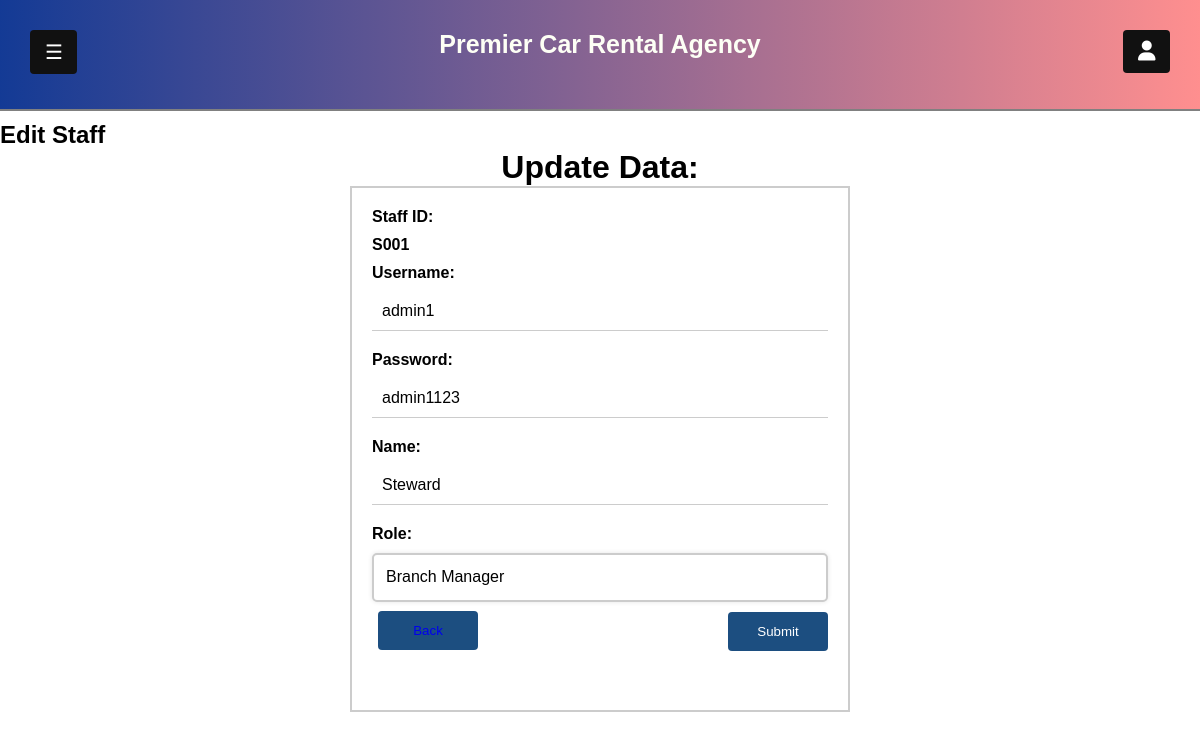
The page /edit_staff.php?s_id=S001 on the database its author committed.
### tables this page shows
CREATE TABLE `staff_details` (
  `staff_id` varchar(255) NOT NULL,
  `username` varchar(255) NOT NULL,
  `password` varchar(255) NOT NULL,
  `name` varchar(255) NOT NULL,
  `role` varchar(255) NOT NULL
);

### edit_staff.php (the view, shortened to what this page needs)
<!DOCTYPE html>
<html>
    <link rel="stylesheet" href="mainpage.css">
    <link rel="stylesheet" href="form.css">
    <link rel="stylesheet" href="https://cdnjs.cloudflare.com/ajax/libs/font-awesome/6.3.0/css/all.min.css">
</head>
<body>
  <div class="container">
    <div class="main_content" id="main_content">
      <div class="header" id="header">
        <button class="openbtn" id="openbtn" onclick="openNav()">☰ </button>
        Premier Car Rental Agency
        <div class="dropdown" style="float:right;">
          <button class="dropbtn"><i class="fa-solid fa-user"></i></button>
        </div>
      </div>
      <div id="table-container">
        <div class="title">
          <h2>Edit Staff</h2>
        </div>
<?php $id = $_GET["s_id"];
    $conn = new mysqli("localhost","root","","staff_database");
    $value = $conn->query("SELECT username,password,name,role FROM staff_details WHERE staff_Id = '$id'");
    $values = $value->fetch_assoc();
    $user = $values["username"];
    $pass = $values["password"];
    $name = $values["name"];
    $role = $values["role"];
?>
<h1>Update Data:</h1>
<form method="post" enctype="multipart/form-data">
    <label for="staff_Id">Staff ID:</label>
    <label><?php echo"$id"?></label>
    <label for="username">Username:</label>
    <input type="text" id="username" name="username" value =<?php echo"$user"?> required>
    <label for="password">Password:</label>
    <input type="text" id="password" name="password" value =<?php echo"$pass"?> required>
    <label for="name">Name:</label>
    <input type="text" id="name" name="name" value =<?php echo"$name"?> required>
    <label for="role">Role:</label>
    <select type="int" id="role" name="role" value =<?php echo"$role"?> required>
    <option>Branch Manager</option>
    </select>
    <button type="submit" id="change" name="change">Submit</button>
    <button style="position: relative; bottom: 40px;right:350px;"><a href="staff_dashboard.php">Back</a></button>
</form>
</html>

### mainpage.css (style rules this page uses)
* { margin: 0; padding: 0; box-sizing: border-box; list-style: none; text-decoration: none; font-family: sans-serif; }
body { background-color: #FFFFFF; }
.container { display: flex; flex-direction: row; }
i { padding-right: 10px; }
.main_content { width: 100%; max-width: 100%; margin-left: 0px; position: center; transition: margin-left .5s; flex-grow: 1; }
.main_content .header { padding: 30px; background: linear-gradient(90deg, hsla(222, 77%, 33%, 1) 0%, hsla(0, 100%, 78%, 1) 100%); color: #fdfff5 ; border-bottom: 2px solid #808080; text-align: center; font-size: 25px; font-weight: bold; margin-bottom: 10px; width: 100%; max-width: 100%; padding-bottom: 50px; }
.openbtn { font-size: 20px; cursor: pointer; background-color: #111; color: white; padding: 10px 15px; margin-bottom: 10px; border: none; float: left; width: 47px; }
.dropbtn { font-size: 20px; cursor: pointer; background-color: #111; color: white; padding: 10px 15px; border: none; float: left; width: 47px; }
.dropdown { position: relative; display: inline-block; }

### form.css (style rules this page uses)
form { display: flex; flex-direction: column; max-width: 500px; margin: 0 auto; border: 2px solid #ccc; padding: 20px; }
label { display: block; margin-bottom: 10px; font-weight: bold; }
input { padding: 10px; margin-bottom: 20px; width: 100%; border: none; border-bottom: 1px solid #ccc; font-size: 16px; }
button { background-color: #1C4E80; color: white; padding: 12px 20px; border: none; border-radius: 4px; cursor: pointer; align-self: flex-end; width: 100px; float: right; }
h1 { text-align: center; }
select { padding: 12px; width: 100%; font-size: 16px; line-height: 1.3; border: 2px solid #ccc; border-radius: 5px; background-color: #fff; box-shadow: 0 0 5px rgba(0, 0, 0, 0.1); -webkit-appearance: none; -moz-appearance: none; appearance: none; background-repeat: no-repeat; background-position: right 8px center; cursor: pointer; margin-bottom: 10px; }
input, textarea { padding: 10px; margin-bottom: 20px; width: 100%; border: none; border-bottom: 1px solid #ccc; font-size: 16px; }

### rows shown on the page
staff_details: username "admin1", password "admin1123", name "Steward", role "Branch Manager"

### other values the page prints
$id "S001"
